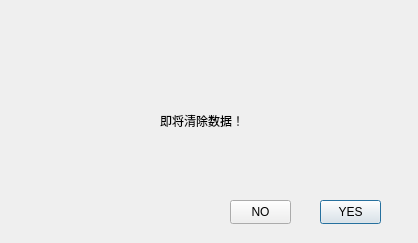
<?xml version="1.0" encoding="UTF-8"?>
<ui version="4.0">
 <class>QC</class>
 <widget class="QDialog" name="QC">
  <property name="geometry">
   <rect>
    <x>0</x>
    <y>0</y>
    <width>418</width>
    <height>243</height>
   </rect>
  </property>
  <property name="windowTitle">
   <string>Dialog</string>
  </property>
  <widget class="QLabel" name="label">
   <property name="geometry">
    <rect>
     <x>0</x>
     <y>-30</y>
     <width>441</width>
     <height>301</height>
    </rect>
   </property>
   <property name="text">
    <string/>
   </property>
   <property name="pixmap">
    <pixmap resource="res.qrc">:/new/prefix1/image/timg (1).jfif</pixmap>
   </property>
  </widget>
  <widget class="QLabel" name="label_2">
   <property name="geometry">
    <rect>
     <x>160</x>
     <y>100</y>
     <width>101</width>
     <height>41</height>
    </rect>
   </property>
   <property name="text">
    <string>即将清除数据！</string>
   </property>
  </widget>
  <widget class="QPushButton" name="pushButton">
   <property name="geometry">
    <rect>
     <x>320</x>
     <y>200</y>
     <width>61</width>
     <height>24</height>
    </rect>
   </property>
   <property name="text">
    <string>YES</string>
   </property>
  </widget>
  <widget class="QPushButton" name="pushButton_2">
   <property name="geometry">
    <rect>
     <x>230</x>
     <y>200</y>
     <width>61</width>
     <height>24</height>
    </rect>
   </property>
   <property name="text">
    <string>NO</string>
   </property>
  </widget>
 </widget>
 <resources>
  <include location="res.qrc"/>
 </resources>
 <connections/>
</ui>
